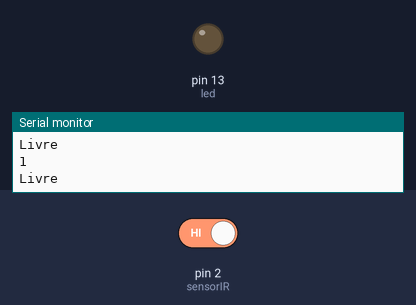
Recording of a sketch running on a simulated Arduino Uno, built with avr-gcc and run on an emulated ATmega328P. Parts: output pins drawn as LEDs (lit = HIGH), the last lines printed to the serial monitor. The test bench sets the inputs (shaded band); at power-on: pin 2 (sensorIR) HIGH.

Above: at 1.2 s.
1.3 s: pin 2 (sensorIR) driven LOW
At 1.7 s:
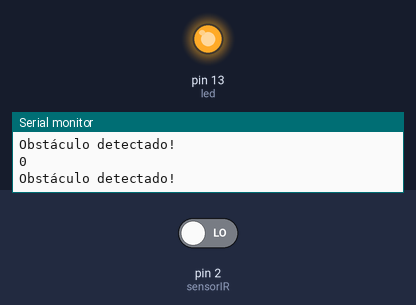
2.8 s: pin 2 (sensorIR) driven HIGH
At 4.2 s:
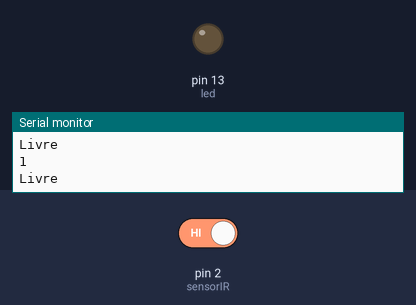
Timing chart, 0 to 5.8 s (numbered marks = the images above; inputs shaded):
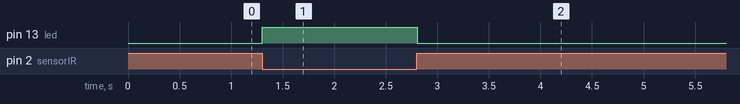

The sketch:

sensor_distancia_infravermelho.ino
```cpp
const int sensorIR = 2;  // Pino OUT conectado ao D2
const int led = 13;      // LED embutido para teste

void setup() {
  pinMode(sensorIR, INPUT);
  pinMode(led, OUTPUT);
  Serial.begin(9600);
}

void loop() {
  int estado = digitalRead(sensorIR);
  Serial.println(estado);
  if (estado == LOW) { // alguns sensores mandam LOW quando detectam
    Serial.println("Obstáculo detectado!");
    digitalWrite(led, HIGH);
  } else {
    Serial.println("Livre");
    digitalWrite(led, LOW);
  }

  delay(100);
}
```

Measured:
- after the input at 1.3 s, pin 13 (led): LOW → HIGH at once
- after the input at 2.8 s, pin 13 (led): HIGH → LOW at once
